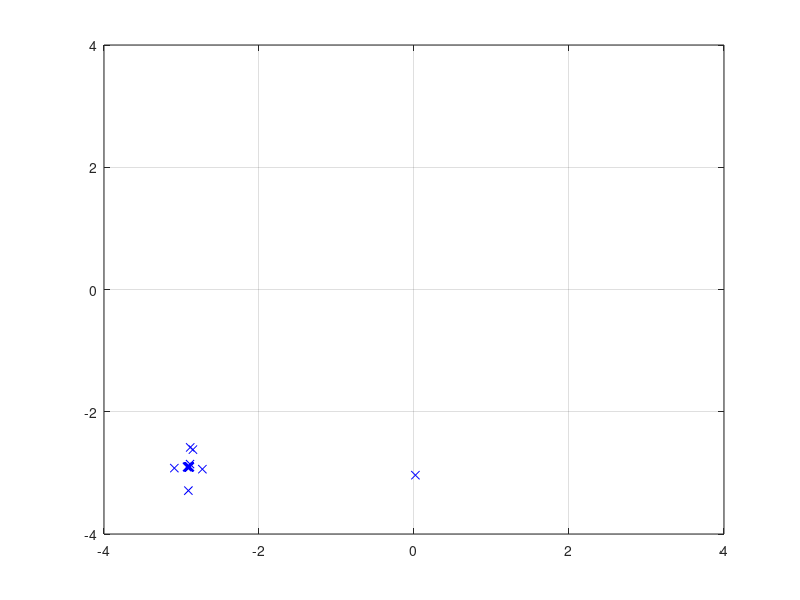

The MATLAB script that drew this image: (Note: this script raises an error after producing the figure.)
clc;
%clear all;
close all;

%% initialization
swarm_size = 64;                          %Jumlah partikel
maxIter = 100;                              %Jumlah Iterasi
inertia = 1.0;
correction_factor = 2.0;

% Posisi awal swarm
a = 1:8;
[X,Y] = meshgrid(a,a);
C = cat(2,X',Y');
D = reshape(C,[],2);
swarm(1:swarm_size,1,1:2) = D;              %Posisi awal partikel
swarm(:,2,:) = 0;                           %Velocity awal partikel
swarm(:,4,1) = 1000;                        %Posisi terbaik saat ini
plotObjFcn = 1;


%% Fungsi
objfcn = @(x)0.5*((x(:,1).^4)-16*(x(:,1).^2)+5*(x(:,1)))+0.5*((x(:,2).^4)-16*(x(:,2).^2)+5*(x(:,2)));

tic;

%% Iterasi PSO
for iter = 1:maxIter
    
    swarm(:, 1, 1) = swarm(:, 1, 1)+ swarm(:, 2, 1);      %Update posisi x dengan velocity
    swarm(:, 1, 2) = swarm(:, 1, 2)+ swarm(:, 2, 2);      %Update Posisi y dengan velocity
    x = swarm(:, 1, 1);
    y = swarm(:, 1, 2);                               %Update posisi
    fval = objfcn([x y]);
    
    for i = 1:swarm_size
        if fval(i,1) < swarm(i,4,1)
            swarm(i,3,1) = swarm(i,1,1);            %Update posisi x
            swarm(i,3,2) = swarm(i,1,2);            %Update posisi y
            swarm(i,4,1) = fval(i,1);               %Update nilai terbaik
        end
    end
    
    [~,gbest] = min(swarm(:,4,1));                  %Nilai total 
    
    % Update velocity
    swarm(:, 2, 1) = inertia*(rand(swarm_size,1).*swarm(:, 2, 1)) + correction_factor*(rand(swarm_size,1).*(swarm(:, 3, 1) ...
        - swarm(:, 1, 1))) + correction_factor*(rand(swarm_size,1).*(swarm(gbest, 3, 1) - swarm(:, 1, 1)));
    swarm(:, 2, 2) = inertia*(rand(swarm_size,1).*swarm(:, 2, 2)) + correction_factor*(rand(swarm_size,1).*(swarm(:, 3, 2) ...
        - swarm(:, 1, 2))) + correction_factor*(rand(swarm_size,1).*(swarm(gbest, 3, 2) - swarm(:, 1, 2)));
    
    % Plot partikel
    clf;plot(swarm(:, 1, 1), swarm(:, 1, 2), 'bx'); grid        % Pergerakan swarm
    axis([-4 4 -4 4]);
    pause(.5);
    disp(['iteration: ' num2str(iter)]);
        % hold on
end
toc

%% plot
if plotobjFcn
    ub = -4;
    lb = 4;
    npoints = 1000;
    x = (ub-lb).*rand(npoints,2)+lb;
    for i = 1:npoints
        f = objfcn([x(i,1) x(i,2)]);
        plot3(x(i,1),x(i,2),f,'.r'); hold on
    end
    plot3(swarm(1, 3, 1),swarm(1, 3, 2),swarm(1, 4, 1),'xb','linewidth',5,'Markersize',5);grid 
    hold on
end

x
xg = min(x)





